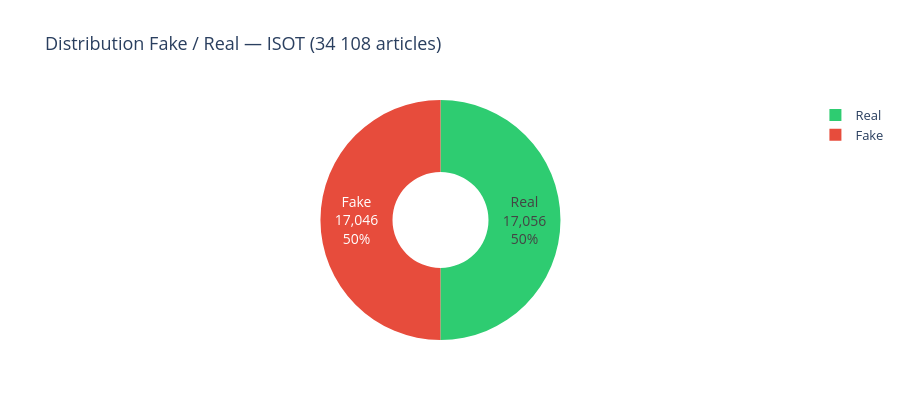

Notebook source saved alongside this figure:
### Code cell
# Visualisation : Distribution Fake vs Real
fig = px.pie(
    names=label_counts.index,
    values=label_counts.values,
    color=label_counts.index,
    color_discrete_map=COLORS_BIN_MAP,
    title="Distribution Fake / Real — ISOT (34 108 articles)",
    hole=0.4,
    template="plotly_white",
)
fig.update_traces(textinfo="label+percent+value", textfont_size=14)
fig.update_layout(height=420, font=dict(size=13))
fig.show()

### Figure 1 — Plotly figure (JSON) as saved in the notebook; plotly's stock layout.template omitted (floating-point values rounded to 4 significant figures)
{"data": [{"customdata": [["Real"], ["Fake"]], "domain": {"x": [0, 1], "y": [0, 1]}, "hole": 0.4, "hovertemplate": "label=%{label}<br>value=%{value}<br>color=%{customdata[0]}<extra></extra>", "labels": ["Real", "Fake"], "legendgroup": "", "marker": {"colors": ["#2ecc71", "#e74c3c"]}, "name": "", "showlegend": true, "textfont": {"size": 14}, "textinfo": "label+percent+value", "type": "pie", "values": [17056, 17046]}], "layout": {"font": {"size": 13}, "height": 420, "legend": {"tracegroupgap": 0}, "title": {"text": "Distribution Fake / Real — ISOT (34 108 articles)"}}}
